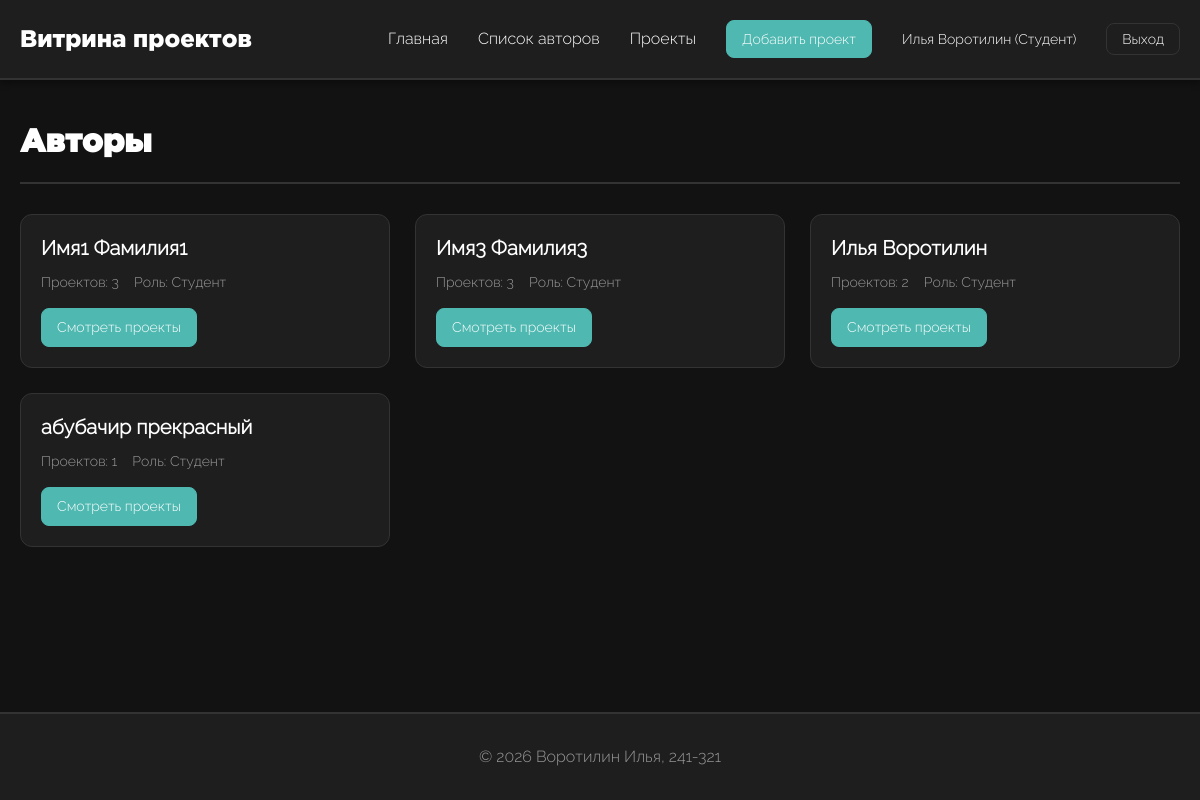
/authors/ (signed in), run on the app's committed database.
### portfolio/models.py (models this page shows, shortened)
class User(AbstractUser):
    ROLE_CHOICES = [
        ('student', 'Студент'),
        ('teacher', 'Преподаватель'),
        ('admin', 'Администратор'),
    ]
    role = models.CharField(
        max_length=20,
        choices=ROLE_CHOICES,
        default='student',
        verbose_name='Роль'
    )
    photo = models.ImageField(
        upload_to='users/photos/%Y/%m/%d/',
        null=True,
        blank=True,
        verbose_name='Фотография профиля',
        validators=[FileExtensionValidator(allowed_extensions=['jpg', 'jpeg', 'png'])]
    )
    class Meta:
        verbose_name = 'Пользователь'
        verbose_name_plural = 'Пользователи'
        ordering = ['-date_joined']

### portfolio/views.py (the view)
# urls.py: path('authors/', views.AuthorListView.as_view(), name='author_list'),
class AuthorListView(ListView):
    model = User
    template_name = 'portfolio/author_list.html'
    context_object_name = 'authors'
    def get_queryset(self) -> QuerySet:
        return (
            User.objects
            .prefetch_related('projects')
            .annotate(projects_count=Count('projects'))
            .filter(projects_count__gt=0)
            .order_by('-projects_count', 'last_name')
        )

### portfolio/templates/portfolio/author_list.html (shortened to what this page needs)
{% extends 'portfolio/base.html' %}
{% block content %}
<div class="page-header">
    <h1>Авторы</h1>
</div>
{% if authors %}
    <div class="projects-grid">
        {% for author in authors %}
            <div class="project-card">
                <div class="project-content">
                    <h2 class="project-title">
                        <a href="{% url 'portfolio:author_projects' author.id %}">
                            {{ author.get_full_name }}
                        </a>
                    </h2>
                    <div class="project-meta">
                        <span>
                            Проектов: {{ author.projects_count }}
                        </span>
                        <span>
                            Роль: {{ author.get_role_display }}
                        </span>
                    </div>
                    <div class="actions">
                        <a href="{% url 'portfolio:author_projects' author.id %}"
                           class="btn btn-small">
                            Смотреть проекты
                        </a>
                    </div>
                </div>
            </div>
        {% endfor %}
    </div>
{% else %}
    <div class="empty-state">
        <h2>Авторы не найдены</h2>
        <p>В системе пока нет проектов</p>
    </div>
{% endif %}
{% endblock %}

### portfolio/templates/portfolio/base.html (shortened to what this page needs)
{% load static %}
<!DOCTYPE html>
<html lang="ru">
<head>
    <link rel="stylesheet" href="{% static 'portfolio/css/style.css' %}?v=2">
</head>
<body>
    <header>
        <div class="header-container">
            <a href="{% url 'portfolio:index' %}" class="logo">Витрина проектов</a>
            <nav>
                <ul>
                    <li><a href="{% url 'portfolio:index' %}">Главная</a></li>
                    <a href="{% url 'portfolio:author_list' %}">Список авторов</a>
                    <li><a href="{% url 'portfolio:project_list' %}">Проекты</a></li>
                    {% if user.is_authenticated %}
                        <li><a href="{% url 'portfolio:project_create' %}" class="btn btn-small">Добавить проект</a></li>
                        <li><span class="user-info">{{ user.get_full_name }} ({{ user.get_role_display }})</span></li>
                        <li><button class="btn btn-small btn-secondary" id="logoutBtn">Выход</button></li>
                    {% else %}
                        <li><button class="btn btn-small btn-secondary" id="loginBtn">Вход</button></li>
                        <li><button class="btn btn-small" id="registerBtn">Регистрация</button></li>
                    {% endif %}
                </ul>
            </nav>
        </div>
    </header>
    <main>
        {% block content %}{% endblock %}
    </main>
    <footer>
        <p>&copy; 2026 Воротилин Илья, 241-321</p>
    </footer>
</body>
</html>

### portfolio/static/portfolio/css/style.css (style rules this page uses)
:root { --background-color: #121212; --default-color: #ffffff; --accent-color: #4eb8b1; --card-background: #1e1e1e; --border-color: #333333; --error-color: #cc4444; --success-color: #22aa55; font-size: 62.5%; }
* { box-sizing: border-box; margin: 0; padding: 0; }
body { font-family: "Raleway", sans-serif; background-color: var(--background-color); color: var(--default-color); font-size: 1.6rem; line-height: 1.6; min-height: 100vh; display: flex; flex-direction: column; }
h1, h2, h3, h4, h5, h6 { font-family: "Gotham", sans-serif; font-weight: 600; line-height: 1.3; margin-bottom: 1.5rem; color: var(--default-color); }
h1 { font-size: 3.2rem; }
h2 { font-size: 2.4rem; }
a { font-family: "Raleway", sans-serif; font-weight: 600; font-size: 2rem; color: var(--default-color); text-decoration: none; transition: color 0.4s ease; }
header { background-color: var(--card-background); border-bottom: 2px solid var(--border-color); padding: 2rem 0; position: sticky; top: 0; z-index: 100; box-shadow: 0 4px 6px rgba(0, 0, 0, 0.3); }
.header-container { max-width: 1200px; margin: 0 auto; padding: 0 2rem; display: flex; justify-content: space-between; align-items: center; }
.logo { font-family: "Gotham"; font-size: 2.4rem; font-weight: 500; color: var(--default-color); text-decoration: none; }
nav ul { list-style: none; display: flex; gap: 3rem; align-items: center; }
nav a { font-size: 1.6rem; font-weight: 500; padding: 0.5rem 0; }
main { flex: 1; max-width: 1200px; width: 100%; margin: 0 auto; padding: 4rem 2rem; }
.projects-grid { display: grid; grid-template-columns: repeat(auto-fill, minmax(350px, 1fr)); gap: 2.5rem; margin-top: 3rem; }
.project-card { background-color: var(--card-background); border: 1px solid var(--border-color); border-radius: 12px; overflow: hidden; display: flex; flex-direction: column; }
.project-content { padding: 2rem; flex: 1; display: flex; flex-direction: column; }
.project-title { font-size: 2rem; margin-bottom: 1rem; color: var(--default-color); }
.project-meta { display: flex; gap: 1.5rem; flex-wrap: wrap; margin-bottom: 1.5rem; font-size: 1.4rem; color: #999; }
.project-meta span { display: flex; align-items: center; gap: 0.5rem; }
.actions { display: flex; gap: 1rem; margin-top: auto; }
.btn { background-color: var(--accent-color); color: var(--default-color); border: 1px solid var(--accent-color); padding: 1rem 2rem; border-radius: 8px; font-size: 1.4rem; font-family: "Raleway", sans-serif; font-weight: 400; cursor: pointer; transition: all 0.3s ease; text-decoration: none; display: inline-flex; align-items: center; justify-content: center; gap: 0.5rem; }
.btn-secondary { background-color: transparent; border: 1px solid var(--border-color); color: var(--default-color); }
.btn-small { padding: 0.7rem 1.5rem; font-size: 1.4rem; }
.page-header { display: flex; justify-content: space-between; align-items: center; margin-bottom: 3rem; padding-bottom: 2rem; border-bottom: 2px solid var(--border-color); }
.page-header h1 { margin-bottom: 0; }
footer { background-color: var(--card-background); border-top: 2px solid var(--border-color); padding: 3rem 0; margin-top: auto; text-align: center; color: #999; }
.user-info { color: var(--default-color); font-size: 1.4rem; display: flex; align-items: center; padding: 0.5rem 0; }

### data on the page
User: get_full_name "Илья Воротилин", role "Студент", projects_count "2"
User: get_full_name "Имя1 Фамилия1", projects_count "3", role "Студент"
User: get_full_name "Имя3 Фамилия3", projects_count "3", role "Студент"
User: get_full_name "абубачир прекрасный", projects_count "1", role "Студент"
